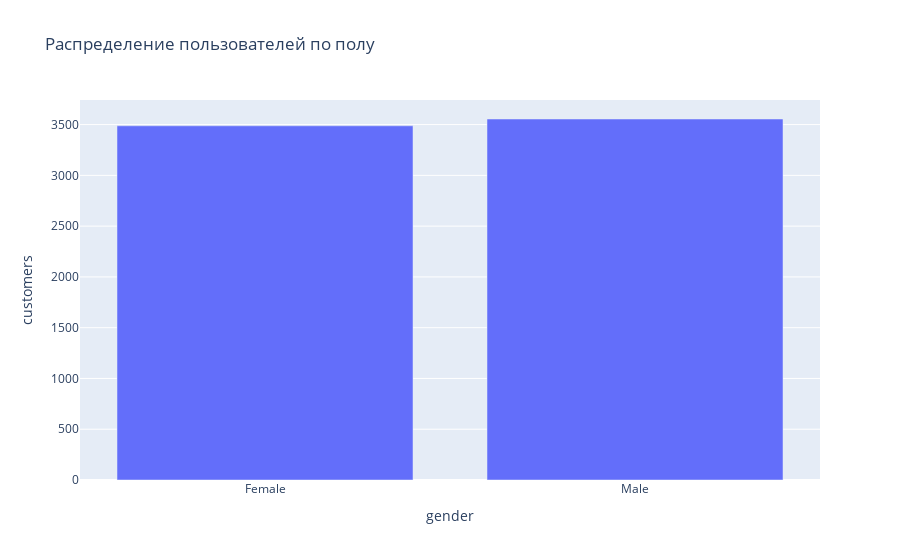

Notebook code for this chart:
### Code cell
fig = px.bar(personal.groupby('gender', as_index=False).agg({'customer_id':'nunique'})\
    .rename(columns={'customer_id':'customers'}), y='customers', x='gender', title='Распределение пользователей по полу')
fig.show()

### Figure 1 — Plotly figure (JSON) as saved in the notebook; plotly's stock layout.template omitted (floating-point values rounded to 4 significant figures)
{"data": [{"alignmentgroup": "True", "hovertemplate": "gender=%{x}<br>customers=%{y}<extra></extra>", "legendgroup": "", "marker": {"color": "#636efa", "pattern": {"shape": ""}}, "name": "", "offsetgroup": "", "orientation": "v", "showlegend": false, "textposition": "auto", "type": "bar", "x": ["Female", "Male"], "xaxis": "x", "y": [3488, 3555], "yaxis": "y"}], "layout": {"barmode": "relative", "legend": {"tracegroupgap": 0}, "title": {"text": "Распределение пользователей по полу"}, "xaxis": {"anchor": "y", "domain": [0, 1], "title": {"text": "gender"}}, "yaxis": {"anchor": "x", "domain": [0, 1], "title": {"text": "customers"}}}}
